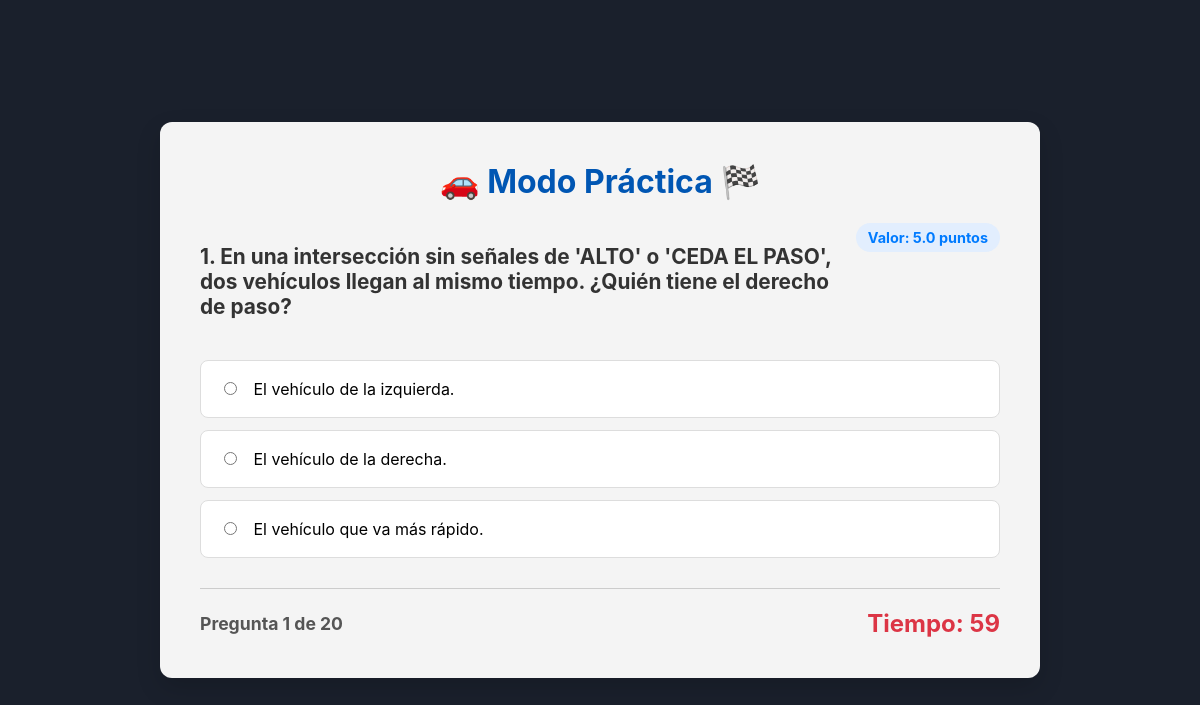
The app's page /practica (signed in) with its own data.
### app.py (models this page shows)
class Pregunta(db.Model):
    id = db.Column(db.Integer, primary_key=True)
    texto_pregunta = db.Column(db.Text, nullable=False)
    imagen_path = db.Column(db.String(100))
    explicacion = db.Column(db.Text)
    opciones = db.relationship('Opcion', backref='pregunta', lazy=True, cascade="all, delete-orphan")

class Opcion(db.Model):
    id = db.Column(db.Integer, primary_key=True)
    pregunta_id = db.Column(db.Integer, db.ForeignKey('pregunta.id'), nullable=False)
    texto_opcion = db.Column(db.String(200), nullable=False)
    es_correcta = db.Column(db.Boolean, default=False, nullable=False)

### app.py (the view)
@app.route('/practica')
def modo_practica():
    if 'user_id' not in session: return redirect(url_for('login'))
    user_id = session['user_id']
    intento_aprobado = Intento.query.filter_by(
        usuario_id=user_id,
        tipo_examen='Práctica',
        aprobado=True
    ).first()
    if intento_aprobado:
        flash("¡Felicidades! Ya has aprobado el examen de práctica.", "success")
        return redirect(url_for('pagina_inicio'))
    intentos_usuario = Intento.query.filter_by(usuario_id=user_id, tipo_examen='Práctica').count()
    if intentos_usuario >= LIMITE_INTENTOS_PRACTICA:
        flash(f"Has alcanzado el límite de {LIMITE_INTENTOS_PRACTICA} intentos de práctica.", "warning")
        return redirect(url_for('pagina_inicio'))
    preguntas_seleccionadas = db.session.query(Pregunta).order_by(func.random()).limit(NUM_PREGUNTAS_PRACTICA).all()
    return render_template('test.html',
                        preguntas=preguntas_seleccionadas,
                        tipo_examen="Práctica",
                        puntos_por_pregunta=PUNTOS_PRACTICA)

### templates/test.html (shortened to what this page needs)
<!DOCTYPE html>
<html lang="es">
<head>
</head>
<body>
    <div class="container">
        <h1>🚗 Modo {{ tipo_examen }} 🏁</h1>
        <form id="examen-form" action="/resultado" method="POST">
            {% for pregunta in preguntas %}
            <div class="pregunta-bloque" id="bloque-{{ loop.index0 }}">
                <div class="pregunta-header">
                    <p class="pregunta-texto">{{ loop.index }}. {{ pregunta.texto_pregunta }}</p>
                    <span class="valor-puntos">Valor: {{ puntos_por_pregunta }} puntos</span>
                </div>
                <div class="opciones">
                    {% for opcion in pregunta.opciones %}
                    <label>
                        <input type="radio" name="pregunta-{{ pregunta.id }}" value="{{ opcion.id }}" required>
                        {{ opcion.texto_opcion }}
                    </label>
                    {% endfor %}
                </div>
            </div>
            {% endfor %}
        </form>
        <div class="navegacion">
            <span class="progreso" id="progreso-texto"></span>
            <span class="timer" id="timer-texto">Tiempo: 60</span>
        </div>
    </div>
</body>
</html>

### templates/test.html (style rules this page uses)
body { font-family: -apple-system, BlinkMacSystemFont, "Segoe UI", Roboto, "Helvetica Neue", Arial, sans-serif; margin: 0; background-color: #1a202c; background-image: url('https://images.unsplash.com/photo-1737917818705-c69c1df72db4?fm=jpg&q=60&w=3000&ixlib=rb-4.1.0&ixid=M3wxMjA3fDB8MHxwaG90by1yZWxhdGVkfDE4fHx8ZW58MHx8fHx8'); background-size: cover; background-position: center; background-attachment: fixed; display: flex; justify-content: center; align-items: center; min-height: 100vh; padding: 20px; box-sizing: border-box; }
.container { width: 100%; max-width: 800px; background-color: #f4f4f4; padding: 40px; border-radius: 12px; box-shadow: 0 10px 25px rgba(0,0,0,0.15); }
h1 { text-align: center; color: #0056b3; margin-top: 0; }
.pregunta-bloque { display: none; }
.pregunta-activa { display: block; animation: fadeIn 0.5s; }
.pregunta-header { display: flex; justify-content: space-between; align-items: flex-start; margin-bottom: 20px; gap: 15px; }
.pregunta-texto { font-size: 1.3em; font-weight: bold; flex-grow: 1; color: #333; }
.valor-puntos { font-size: 0.9em; font-weight: bold; color: #007bff; background-color: #e2eefe; padding: 6px 12px; border-radius: 20px; white-space: nowrap; }
.opciones label { display: block; background-color: white; padding: 18px; margin-bottom: 12px; border-radius: 8px; cursor: pointer; border: 1px solid #ddd; transition: background-color 0.2s, border-color 0.2s, transform 0.1s; }
.opciones input { margin-right: 12px; }
.navegacion { display: flex; justify-content: space-between; align-items: center; margin-top: 30px; border-top: 1px solid #ccc; padding-top: 20px; }
.progreso { font-weight: bold; font-size: 1.1em; color: #555; }
.timer { font-size: 1.5em; font-weight: bold; color: #dc3545; }

### records on screen
Pregunta: texto_pregunta "En una intersección sin señales de 'ALTO' o 'CEDA EL PASO', dos vehículos llegan al mismo tiempo. ¿Quién tiene el derecho de paso?", puntos_por_pregunta "5.0"
Opcion: texto_opcion "El vehículo de la izquierda."
Opcion: texto_opcion "El vehículo de la derecha."
Opcion: texto_opcion "El vehículo que va más rápido."

### other values on screen
{{ tipo_examen }} "Práctica"
